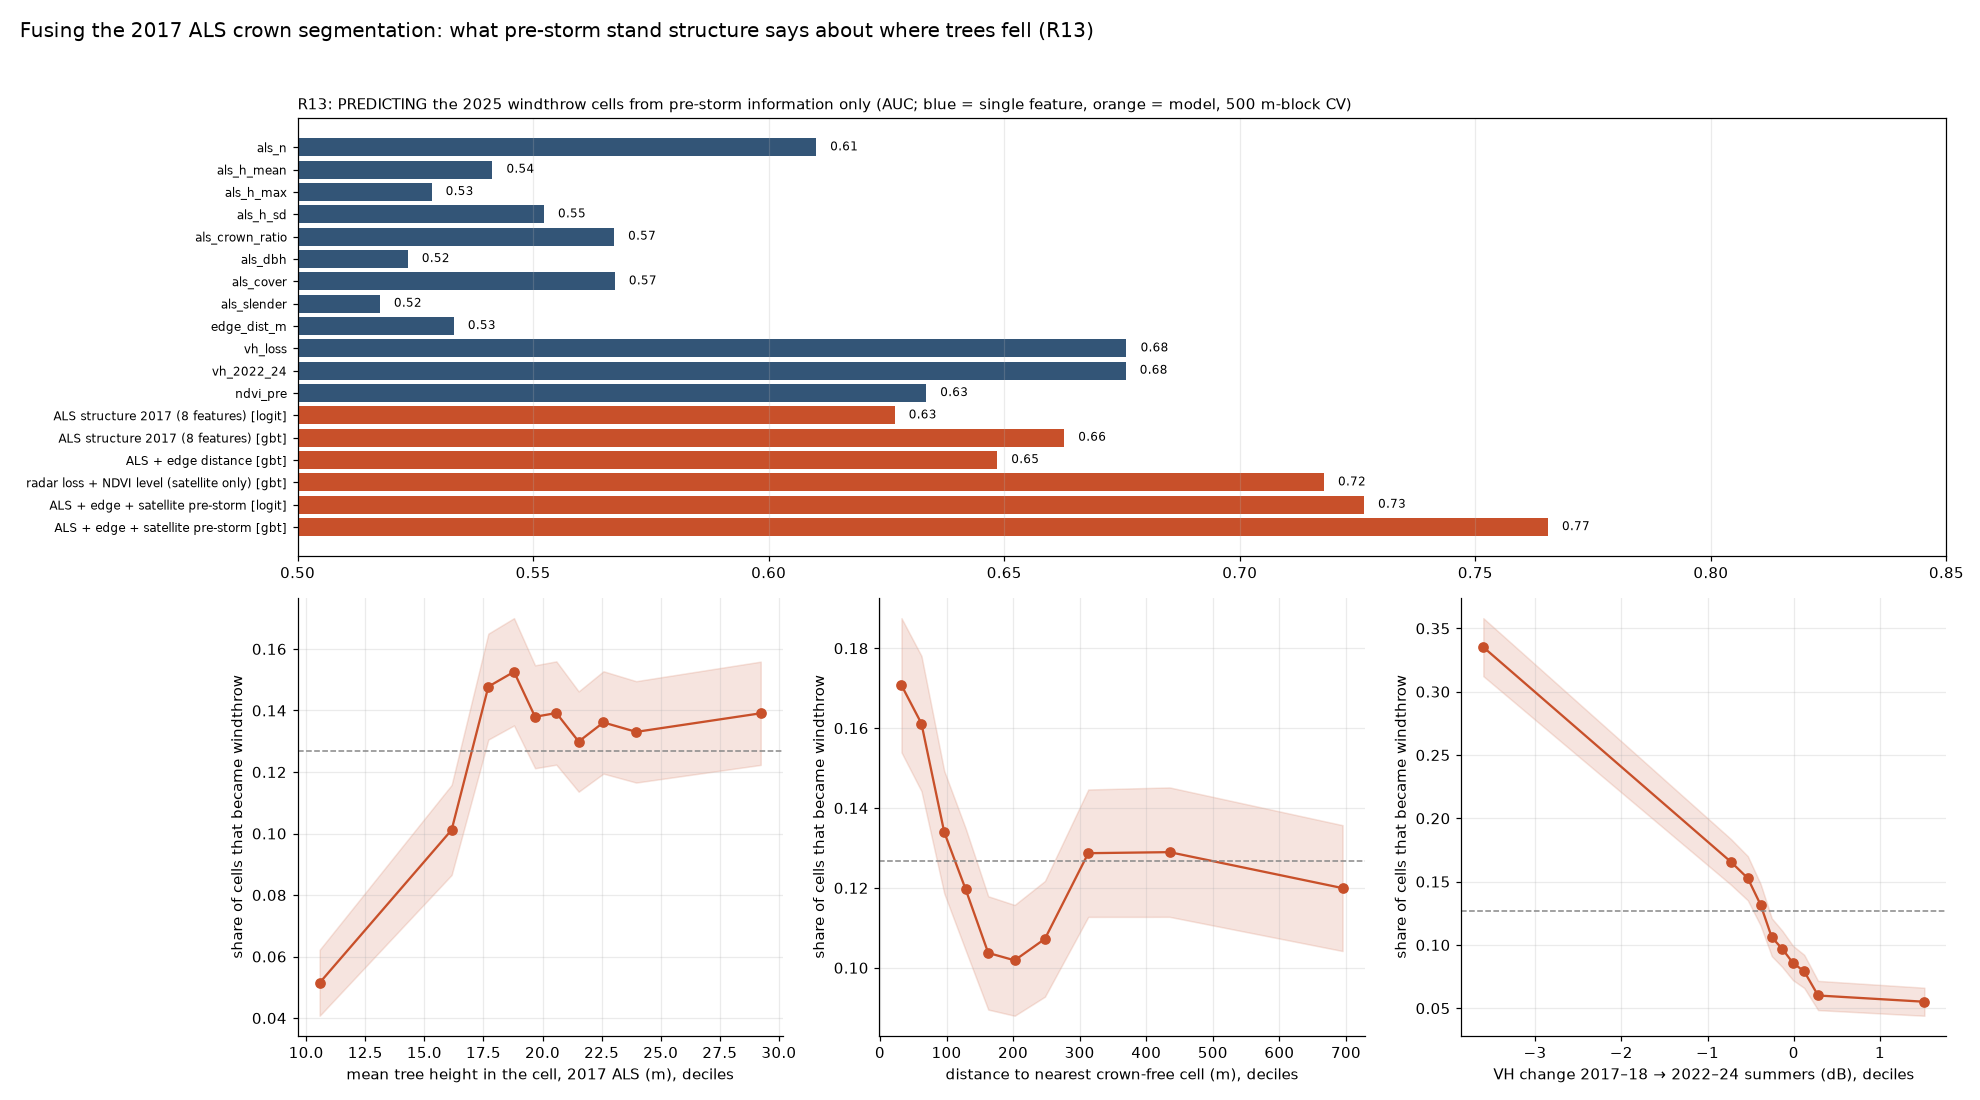

Source code (Python):
"""Fuse the 2017 ALS crown segmentation (R13 only: 354k crowns, no species) into
(a) detection and (b) PREDICTION of the 2025 windthrow, per 20 m cell.

    python docs/experiments/windthrow/als_fusion.py <sar worktree> <out dir>
"""
import csv, os, sys, warnings
import numpy as np, geopandas as gpd, pyogrio, rasterio
from rasterio.features import rasterize
from rasterio.enums import MergeAlg
from scipy.ndimage import distance_transform_edt
from sklearn.linear_model import LogisticRegression
from sklearn.ensemble import HistGradientBoostingClassifier
from sklearn.preprocessing import StandardScaler
from sklearn.pipeline import make_pipeline
from sklearn.metrics import roc_auc_score
import matplotlib; matplotlib.use("Agg"); import matplotlib.pyplot as plt
sys.path.insert(0, os.path.dirname(os.path.abspath(__file__)))
SAR_WT, OUT = sys.argv[1], sys.argv[2]; sys.argv = [sys.argv[0], SAR_WT, OUT]
import sensor_figures as sf
from sensor_figures import SITES, masks, change_map, SUMMER
import detection_upgrade as du
ALS = "/Volumes/2TB/winmol/training_data/WINDWURF_Tegel/ALS segmentation 2017.gpkg"
SITE = "R13"

def als_features(grid):
    g = pyogrio.read_dataframe(ALS, layer="ALS Kronenerfassung", columns=["TreeH", "CrwnLng", "CrwnDmt", "DBH_prd", "CnvxHlA", "CentrdX", "CentrdY"], read_geometry=False)
    pts = gpd.points_from_xy(g.CentrdX, g.CentrdY)
    shp, tr = grid["shape"], grid["transform"]
    def ras(vals, alg=MergeAlg.add):
        return rasterize(zip(pts, vals), out_shape=shp, transform=tr, merge_alg=alg, dtype="float32", fill=0)
    n = ras(np.ones(len(g))); nz = np.maximum(n, 1)
    F = {"als_n": n, "als_h_mean": ras(g.TreeH.values) / nz, "als_h_max": ras(g.TreeH.values, MergeAlg.replace),
         "als_h_sd": np.sqrt(np.maximum(ras(g.TreeH.values ** 2) / nz - (ras(g.TreeH.values) / nz) ** 2, 0)),
         "als_crown_ratio": ras((g.CrwnLng / g.TreeH).values) / nz, "als_dbh": ras(g.DBH_prd.values) / nz,
         "als_cover": np.minimum(ras(g.CnvxHlA.values) / 400.0, 1.5), "als_slender": ras((g.TreeH / np.maximum(g.DBH_prd, 0.03)).values) / nz}
    F["als_h_max"] = np.where(n > 0, F["als_h_max"], 0)
    gap = n == 0; F["edge_dist_m"] = distance_transform_edt(~gap) * 20.0     # distance to the nearest crown-free 20 m cell
    return F

def main():
    m = masks(SITE); g = m["grid"]; core, wt, ctl, dens = m["core"], m["wt"], m["ctl"], m["dens"]
    A = als_features(g)
    labs, S = du.vh_stack(SITE, g); ymi = {l: i for i, l in enumerate(labs)}
    def mean_months(pred):
        idx = [i for l, i in ymi.items() if pred(l)]
        with warnings.catch_warnings():
            warnings.simplefilter("ignore"); return np.nanmean(S[idx], 0)
    P = {"vh_2017_18": mean_months(lambda l: l < "2019-01"), "vh_2022_24": mean_months(lambda l: "2022-01" <= l <= "2024-12" and int(l[5:]) in SUMMER)}
    P["vh_loss"] = P["vh_2022_24"] - P["vh_2017_18"]
    import glob
    pre_files = [f for f in sorted(glob.glob(SITES[SITE]["ndvi"])) if du.summer_pre(sf.ym_of(f))]
    with warnings.catch_warnings():
        warnings.simplefilter("ignore"); P["ndvi_pre"] = np.nanmean(np.stack([sf.on_grid(f, 1, g) for f in pre_files]), 0)
    P["ndvi_pre"] = np.nan_to_num(P["ndvi_pre"], nan=np.nanmean(P["ndvi_pre"]))
    # detection features (post-storm) from detection_upgrade
    D = {}
    D["lst"], _, _ = change_map(SITES[SITE]["lst"], 1, g, du.summer_pre, du.summer_post)
    D["ndvi"], _, _ = change_map(SITES[SITE]["ndvi"], 1, g, du.summer_pre, du.summer_post)
    for k, pat in du.EXTRA[SITE].items(): D[k], _, _ = change_map(pat, 1, g, du.summer_pre, du.summer_post)
    i0, i1 = ymi["2024-07"], ymi[du.STORM_YM]
    with warnings.catch_warnings():
        warnings.simplefilter("ignore"); D["vh"] = np.nanmean(S[i1:i1 + 12], 0) - np.nanmean(S[i0:i1], 0)
    D["vh_storm_t"], _, _, _ = du.changepoint(labs, S, core)
    for k in ("ndvi", "vh", "lst"): D[f"{k}_mean3"], D[f"{k}_sd3"] = du.texture(D[k])
    F = {**A, **P, **D}
    sel = (wt | ctl) & (A["als_n"] > 0)
    for k in F: sel &= np.isfinite(F[k])
    y = wt[sel].astype(int); folds = du.block_folds(core.shape)[sel]
    print(f"{SITE}: {int(sel.sum())} labelled cells with ALS cover ({y.sum()} windthrow), ALS crowns/ha inside footprint {A['als_n'][core].sum() / (core.sum() * 0.04):.0f}")
    def run(name, cols, kind, model="logit"):
        X = np.column_stack([F[c][sel] for c in cols])
        if len(cols) == 1:
            auc = roc_auc_score(y, X[:, 0]); auc = max(auc, 1 - auc)
        else:
            p = np.zeros(len(y))
            for k in np.unique(folds):
                te = folds == k
                mdl = make_pipeline(StandardScaler(), LogisticRegression(max_iter=1000, class_weight="balanced")) if model == "logit" else HistGradientBoostingClassifier(max_iter=200, learning_rate=0.05, max_depth=4, class_weight="balanced")
                mdl.fit(X[~te], y[~te]); p[te] = mdl.predict_proba(X[te])[:, 1]
            auc = roc_auc_score(y, p)
        res.append(dict(site=SITE, kind=kind, features=name, model=model if len(cols) > 1 else "single", n_features=len(cols), auc=auc))
        print(f"  {kind:10s} {name:44s} {model if len(cols) > 1 else 'single':6s} AUC {auc:.3f}")
    res = []
    print("PREDICTION (pre-storm information only):")
    als_cols = ["als_n", "als_h_mean", "als_h_max", "als_h_sd", "als_crown_ratio", "als_dbh", "als_cover", "als_slender"]
    for c in als_cols + ["edge_dist_m", "vh_loss", "vh_2022_24", "ndvi_pre"]: run(c, [c], "predict")
    run("ALS structure 2017 (8 features)", als_cols, "predict"); run("ALS structure 2017 (8 features)", als_cols, "predict", "gbt")
    run("ALS + edge distance", als_cols + ["edge_dist_m"], "predict", "gbt")
    run("radar loss + NDVI level (satellite only)", ["vh_loss", "vh_2022_24", "ndvi_pre"], "predict", "gbt")
    allpre = als_cols + ["edge_dist_m", "vh_loss", "vh_2022_24", "ndvi_pre"]
    run("ALS + edge + satellite pre-storm", allpre, "predict"); run("ALS + edge + satellite pre-storm", allpre, "predict", "gbt")
    print("DETECTION (post-storm change + ALS):")
    det = ["lst", "ndvi", "vh", "ndmi", "ndre", "evi", "vh_storm_t", "ndvi_mean3", "ndvi_sd3", "vh_mean3", "vh_sd3", "lst_mean3"]
    run("all change features (as before)", det, "detect"); run("all change features + ALS structure", det + als_cols, "detect")
    run("all change features + ALS structure", det + als_cols, "detect", "gbt")
    with open(f"{OUT}/als_fusion.csv", "w", newline="") as fh:
        w = csv.DictWriter(fh, fieldnames=list(res[0])); w.writeheader(); w.writerows(res)
    # figure: prediction AUC bars + partial dependence of windthrow rate on height and edge distance + map
    fig = plt.figure(figsize=(18, 10), facecolor="white"); gs = fig.add_gridspec(2, 3)
    ax = fig.add_subplot(gs[0, :]); rows = [r for r in res if r["kind"] == "predict"]
    names = [f"{r['features']}" + (f" [{r['model']}]" if r["model"] != "single" else "") for r in rows]
    ax.barh(range(len(rows)), [r["auc"] for r in rows], color=["#357" if r["model"] == "single" else "#c8502a" for r in rows])
    for i, r in enumerate(rows): ax.text(r["auc"] + 0.003, i, f"{r['auc']:.2f}", va="center", fontsize=8)
    ax.set_yticks(range(len(rows))); ax.set_yticklabels(names, fontsize=8); ax.set_xlim(0.5, 0.85); ax.axvline(0.5, color="#888", lw=1); ax.invert_yaxis()
    ax.set_title("R13: PREDICTING the 2025 windthrow cells from pre-storm information only (AUC; blue = single feature, orange = model, 500 m-block CV)", loc="left", fontsize=10); ax.grid(alpha=0.25, axis="x")
    def rate_by(feature, bins, ax, xlabel):
        v = F[feature][sel]; q = np.quantile(v, np.linspace(0, 1, bins + 1)); mids, rates, lo, hi = [], [], [], []
        for a, b in zip(q[:-1], q[1:]):
            s = (v >= a) & (v <= b); r = y[s].mean(); n = s.sum(); rates.append(r); mids.append((a + b) / 2); e = 1.96 * np.sqrt(r * (1 - r) / max(n, 1)); lo.append(r - e); hi.append(r + e)
        ax.plot(mids, rates, marker="o", color="#c8502a"); ax.fill_between(mids, lo, hi, color="#c8502a", alpha=0.15); ax.axhline(y.mean(), color="#888", lw=1, ls="--")
        ax.set_xlabel(xlabel); ax.set_ylabel("share of cells that became windthrow"); ax.grid(alpha=0.25); [ax.spines[s].set_visible(False) for s in ("top", "right")]
    rate_by("als_h_mean", 10, fig.add_subplot(gs[1, 0]), "mean tree height in the cell, 2017 ALS (m), deciles")
    rate_by("edge_dist_m", 10, fig.add_subplot(gs[1, 1]), "distance to nearest crown-free cell (m), deciles")
    rate_by("vh_loss", 10, fig.add_subplot(gs[1, 2]), "VH change 2017–18 → 2022–24 summers (dB), deciles")
    fig.suptitle("Fusing the 2017 ALS crown segmentation: what pre-storm stand structure says about where trees fell (R13)", x=0.01, ha="left", fontsize=13)
    fig.tight_layout(rect=(0, 0, 1, 0.96)); fig.savefig(f"{OUT}/als_fusion.png", dpi=110); print("wrote", f"{OUT}/als_fusion.png")

if __name__ == "__main__":
    main()
